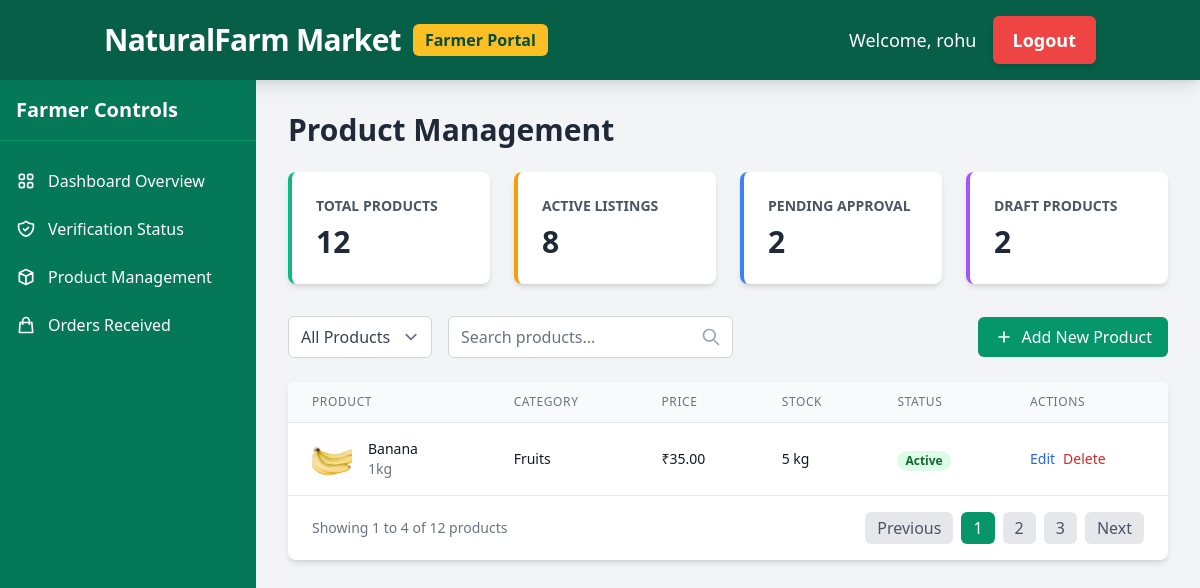
The page /farmer-portal/product-management/ (signed in) on the database as committed earlier.
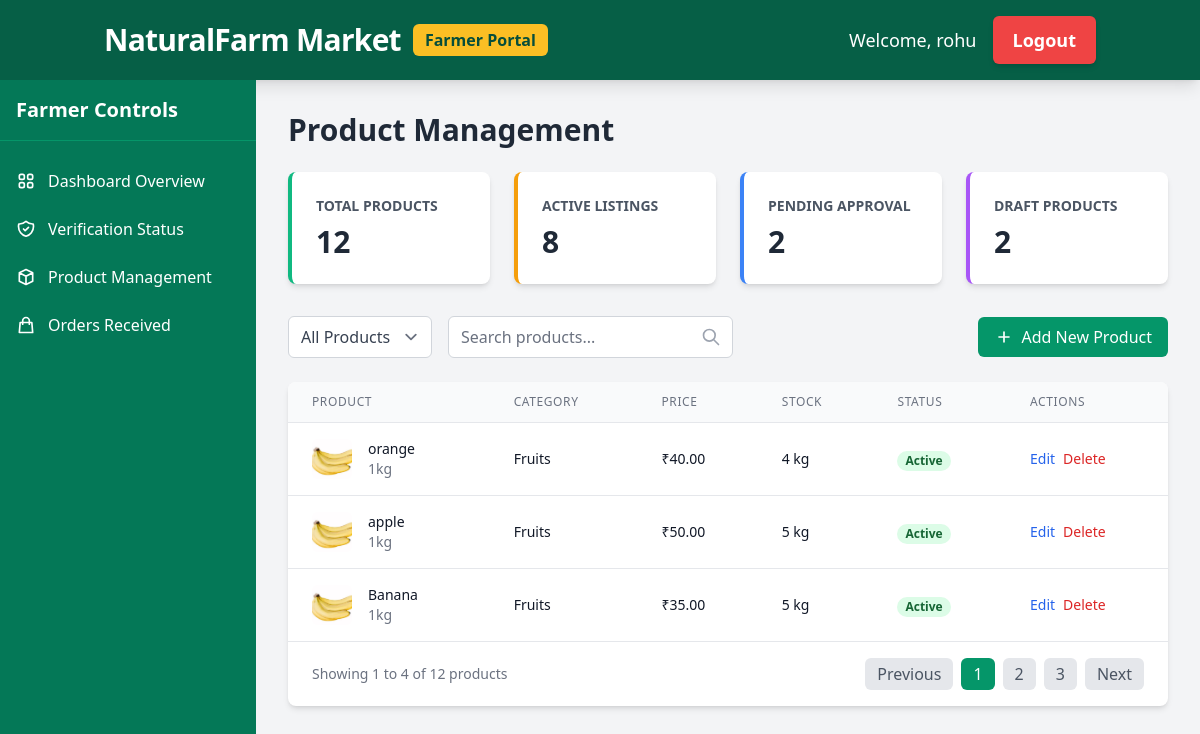
The same page on the database as committed later.
### accounts/models.py (models this page shows, shortened)
class Product(models.Model):
    STATUS_CHOICES = [
        ('draft', 'Draft'),
        ('pending', 'Pending Approval'),
        ('active', 'Active'),
        ('rejected', 'Rejected'),
        ('out_of_stock', 'Out of Stock'),
    ]
    farmer = models.ForeignKey(Farmer, on_delete=models.CASCADE, related_name='products')
    name = models.CharField(max_length=255)
    description = models.TextField()
    category = models.ForeignKey(Category, on_delete=models.SET_NULL, null=True, related_name='products')
    unit = models.CharField(max_length=20)  # kg, g, l, ml, piece, dozen, etc.
    price = models.DecimalField(max_digits=10, decimal_places=2)
    package_size = models.CharField(max_length=50)  # e.g., "5kg", "500g", etc.
    stock = models.PositiveIntegerField(default=0)
    status = models.CharField(max_length=20, choices=STATUS_CHOICES, default='draft')
    image = models.ImageField(upload_to='product_images/', blank=True, null=True)
    qr_code = models.ImageField(upload_to='product_qr_codes/', blank=True, null=True)
    created_at = models.DateTimeField(auto_now_add=True)
    updated_at = models.DateTimeField(auto_now=True)

class Category(models.Model):
    name = models.CharField(max_length=100)
    description = models.TextField(blank=True, null=True)
    class Meta:
        verbose_name_plural = 'Categories'

### django_tailwind/views.py (the view)
# urls.py: path('farmer-portal/product-management/', views.farmer_product_management, name='farmer_product_management'),
@login_required(login_url='/login/')
def farmer_product_management(request):
    try:
        farmer = Farmer.objects.get(user=request.user)
        products = Product.objects.filter(farmer=farmer).order_by('-created_at')
        total_products = products.count()
        active_products = products.filter(status='active').count()
        pending_products = products.filter(status='pending').count()
        draft_products = products.filter(status='draft').count()
        categories = Category.objects.all()
        context = {
            'farmer': farmer,
            'products': products,
            'total_products': total_products,
            'active_products': active_products,
            'pending_products': pending_products,
            'draft_products': draft_products,
            'categories': categories,
            'is_verified': farmer.is_verified
        }
        return render(request, 'farmer_product_management.html', context)
    except Farmer.DoesNotExist:
        farmer = Farmer.objects.create(
            user=request.user,
            is_verified=False
        )
        return redirect('farmer_dashboard')

### templates/farmer_product_management.html (shortened to what the changed rows need)
<!DOCTYPE html>
<html lang="en">
<head>
    {% load static %}
    {% load tailwind_tags %}
    {% tailwind_css %}
</head>
<body class="bg-gray-100 font-sans">
    <div class="flex">
        <aside class="w-64 bg-emerald-700 text-white min-h-screen">
            <div class="p-4 border-b border-emerald-600">
                <h2 class="text-xl font-bold">Farmer Controls</h2>
            </div>
        </aside>
        <main class="flex-1 p-8">
            <h1 class="text-3xl font-bold text-gray-800 mb-6">Product Management</h1>
            <div class="grid grid-cols-1 md:grid-cols-4 gap-6 mb-8">
                <div class="bg-white p-6 rounded-lg shadow-md border-l-4 border-emerald-500">
                    <h2 class="text-gray-600 text-sm font-semibold mb-2">TOTAL PRODUCTS</h2>
                </div>
                <div class="bg-white p-6 rounded-lg shadow-md border-l-4 border-amber-500">
                    <h2 class="text-gray-600 text-sm font-semibold mb-2">ACTIVE LISTINGS</h2>
                </div>
                <div class="bg-white p-6 rounded-lg shadow-md border-l-4 border-blue-500">
                    <h2 class="text-gray-600 text-sm font-semibold mb-2">PENDING APPROVAL</h2>
                </div>
                <div class="bg-white p-6 rounded-lg shadow-md border-l-4 border-purple-500">
                    <h2 class="text-gray-600 text-sm font-semibold mb-2">DRAFT PRODUCTS</h2>
                </div>
            </div>
            <div class="bg-white rounded-lg shadow-md overflow-hidden mb-6">
                <div class="overflow-x-auto">
                    <table class="min-w-full divide-y divide-gray-200">
                        <thead class="bg-gray-50">
                            <tr>
                                <th scope="col" class="px-6 py-3 text-left text-xs font-medium text-gray-500 uppercase tracking-wider">Product</th>
                                <th scope="col" class="px-6 py-3 text-left text-xs font-medium text-gray-500 uppercase tracking-wider">Category</th>
                                <th scope="col" class="px-6 py-3 text-left text-xs font-medium text-gray-500 uppercase tracking-wider">Price</th>
                                <th scope="col" class="px-6 py-3 text-left text-xs font-medium text-gray-500 uppercase tracking-wider">Stock</th>
                                <th scope="col" class="px-6 py-3 text-left text-xs font-medium text-gray-500 uppercase tracking-wider">Status</th>
                                <th scope="col" class="px-6 py-3 text-left text-xs font-medium text-gray-500 uppercase tracking-wider">Actions</th>
                            </tr>
                        </thead>
                        <tbody class="bg-white divide-y divide-gray-200">
                            {% for product in products %}
                            <tr>
                                <td class="px-6 py-4 whitespace-nowrap">
                                    <div class="flex items-center">
                                        <div class="h-10 w-10 flex-shrink-0">
                                            {% if product.image %}
                                                <img class="h-10 w-10 rounded-md object-cover" src="{{ product.image.url }}" alt="{{ product.name }}">
                                            {% else %}
                                                <div class="h-10 w-10 bg-emerald-100 rounded-md flex items-center justify-center text-emerald-500">
                                                    <i class="fas fa-seedling"></i>
                                                </div>
                                            {% endif %}
                                        </div>
                                        <div class="ml-4">
                                            <div class="text-sm font-medium text-gray-900">{{ product.name }}</div>
                                            <div class="text-sm text-gray-500">{{ product.package_size }}</div>
                                        </div>
                                    </div>
                                </td>
                                <td class="px-6 py-4 whitespace-nowrap">
                                    <div class="text-sm text-gray-900">{{ product.category.name }}</div>
                                </td>
                                <td class="px-6 py-4 whitespace-nowrap">
                                    <div class="text-sm text-gray-900">₹{{ product.price }}</div>
                                </td>
                                <td class="px-6 py-4 whitespace-nowrap">
                                    <div class="text-sm text-gray-900">{{ product.stock }} {{ product.unit }}</div>
                                </td>
                                <td class="px-6 py-4 whitespace-nowrap">
                                    {% if product.status == 'active' %}
                                        <span class="px-2 inline-flex text-xs leading-5 font-semibold rounded-full bg-green-100 text-green-800">Active</span>
                                    {% elif product.status == 'pending' %}
                                        <span class="px-2 inline-flex text-xs leading-5 font-semibold rounded-full bg-yellow-100 text-yellow-800">Pending</span>
                                    {% elif product.status == 'draft' %}
                                        <span class="px-2 inline-flex text-xs leading-5 font-semibold rounded-full bg-gray-100 text-gray-800">Draft</span>
                                    {% elif product.status == 'rejected' %}
                                        <span class="px-2 inline-flex text-xs leading-5 font-semibold rounded-full bg-red-100 text-red-800">Rejected</span>
                                    {% elif product.status == 'out_of_stock' %}
                                        <span class="px-2 inline-flex text-xs leading-5 font-semibold rounded-full bg-gray-100 text-red-800">Out of Stock</span>
                                    {% endif %}
                                </td>
                                <td class="px-6 py-4 whitespace-nowrap text-sm font-medium">
                                    <div class="flex space-x-2">
                                        <button class="text-blue-600 hover:text-blue-900 edit-btn" data-id="{{ product.id }}">Edit</button>
                                        <button class="text-red-600 hover:text-red-900 delete-btn" data-id="{{ product.id }}">Delete</button>
                                    </div>
                                </td>
                            </tr>
                            {% empty %}
                            <tr>
                                <td colspan="6" class="px-6 py-4 text-center text-sm text-gray-500">
                                    You haven't added any products yet. Click "Add New Product" to get started.
                                </td>
                            </tr>
                            {% endfor %}
                        </tbody>
                    </table>
                </div>
            </div>
        </main>
    </div>
</body>
</html>

Rows that differ between the two databases and show on the page:
added Product: image (picture), name "orange", package_size "1kg", category.name "Fruits", price "40.00", stock "4", unit "kg", status "Active"
added Product: image (picture), name "apple", package_size "1kg", category.name "Fruits", price "50.00", stock "5", unit "kg", status "Active"
